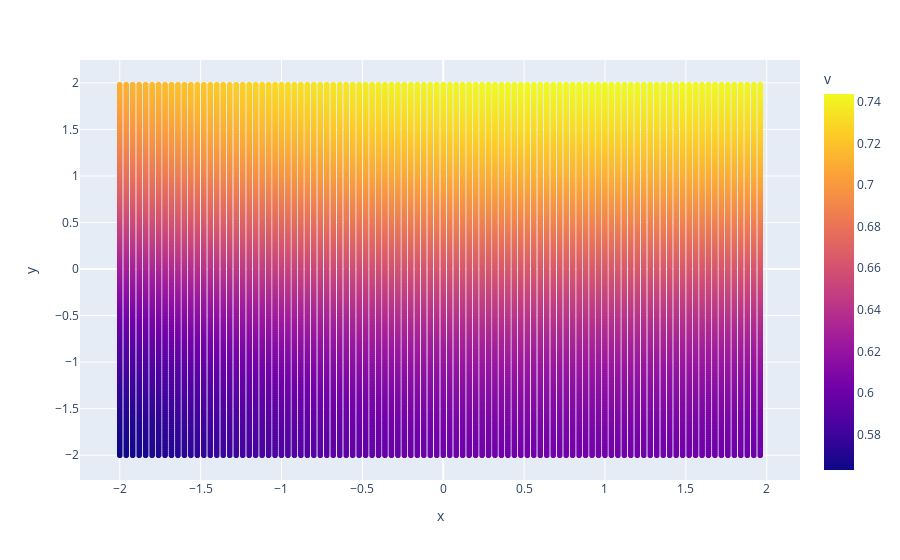

Source (notebook cell):
### Code cell
lst = []

n = 3
cs1 = np.random.randn(n, 4)
cs2 = np.random.randn(n)

for x, y in zip(grid[0].flatten(), grid[1].flatten()):
    z = transform(x, y, cs1, cs2)
    lst.append((x, y, z))
    
df = pd.DataFrame(lst, columns=['x', 'y', 'v'])

fig = px.scatter(df, x='x', y='y', color='v')
fig.show()

df

### Figure 1 — Plotly figure (JSON) as saved in the notebook; plotly's stock layout.template omitted (floating-point values rounded to 4 significant figures; data arrays with more than 128 entries replaced by an {"elided": "..."} marker saying what was removed)
{"data": [{"hovertemplate": "x=%{x}<br>y=%{y}<br>v=%{marker.color}<extra></extra>", "legendgroup": "", "marker": {"color": {"elided": "20000 float values"}, "coloraxis": "coloraxis", "symbol": "circle"}, "mode": "markers", "name": "", "showlegend": false, "type": "scattergl", "x": {"elided": "20000 float values"}, "xaxis": "x", "y": {"elided": "20000 float values"}, "yaxis": "y"}], "layout": {"coloraxis": {"colorbar": {"title": {"text": "v"}}, "colorscale": [[0, "#0d0887"], [0.1111, "#46039f"], [0.2222, "#7201a8"], [0.3333, "#9c179e"], [0.4444, "#bd3786"], [0.5556, "#d8576b"], [0.6667, "#ed7953"], [0.7778, "#fb9f3a"], [0.8889, "#fdca26"], [1, "#f0f921"]]}, "legend": {"tracegroupgap": 0}, "margin": {"t": 60}, "xaxis": {"anchor": "y", "domain": [0, 1], "title": {"text": "x"}}, "yaxis": {"anchor": "x", "domain": [0, 1], "title": {"text": "y"}}}}
